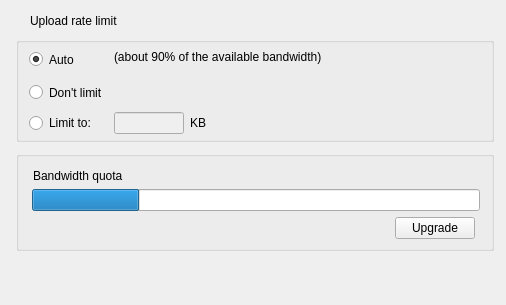
     <widget class="QWidget" name="pBandwidth">
      <layout class="QVBoxLayout" name="verticalLayout_10">
       <property name="spacing">
        <number>9</number>
       </property>
       <property name="leftMargin">
        <number>16</number>
       </property>
       <property name="topMargin">
        <number>14</number>
       </property>
       <property name="rightMargin">
        <number>12</number>
       </property>
       <property name="bottomMargin">
        <number>14</number>
       </property>
       <item>
        <widget class="QLabel" name="label_10">
         <property name="styleSheet">
          <string notr="true">padding-left: 11px;
</string>
         </property>
         <property name="text">
          <string>Upload rate limit</string>
         </property>
        </widget>
       </item>
       <item>
        <widget class="QGroupBox" name="gBandwidth">
         <property name="sizePolicy">
          <sizepolicy hsizetype="Preferred" vsizetype="Maximum">
           <horstretch>0</horstretch>
           <verstretch>0</verstretch>
          </sizepolicy>
         </property>
         <property name="minimumSize">
          <size>
           <width>0</width>
           <height>0</height>
          </size>
         </property>
         <property name="title">
          <string/>
         </property>
         <property name="flat">
          <bool>true</bool>
         </property>
         <layout class="QFormLayout" name="formLayout">
          <property name="fieldGrowthPolicy">
           <enum>QFormLayout::FieldsStayAtSizeHint</enum>
          </property>
          <property name="rowWrapPolicy">
           <enum>QFormLayout::DontWrapRows</enum>
          </property>
          <property name="labelAlignment">
           <set>Qt::AlignLeading|Qt::AlignLeft|Qt::AlignVCenter</set>
          </property>
          <property name="formAlignment">
           <set>Qt::AlignLeading|Qt::AlignLeft|Qt::AlignTop</set>
          </property>
          <property name="horizontalSpacing">
           <number>6</number>
          </property>
          <property name="verticalSpacing">
           <number>6</number>
          </property>
          <property name="leftMargin">
           <number>10</number>
          </property>
          <property name="topMargin">
           <number>3</number>
          </property>
          <property name="bottomMargin">
           <number>5</number>
          </property>
          <item row="1" column="0">
           <widget class="QRadioButton" name="rAutoLimit">
            <property name="sizePolicy">
             <sizepolicy hsizetype="Minimum" vsizetype="Preferred">
              <horstretch>0</horstretch>
              <verstretch>0</verstretch>
             </sizepolicy>
            </property>
            <property name="minimumSize">
             <size>
              <width>0</width>
              <height>27</height>
             </size>
            </property>
            <property name="maximumSize">
             <size>
              <width>16777215</width>
              <height>27</height>
             </size>
            </property>
            <property name="focusPolicy">
             <enum>Qt::NoFocus</enum>
            </property>
            <property name="styleSheet">
             <string notr="true"/>
            </property>
            <property name="text">
             <string>Auto</string>
            </property>
            <property name="checked">
             <bool>true</bool>
            </property>
           </widget>
          </item>
          <item row="1" column="1">
           <widget class="QLabel" name="lAutoLimit">
            <property name="sizePolicy">
             <sizepolicy hsizetype="Preferred" vsizetype="Maximum">
              <horstretch>0</horstretch>
              <verstretch>0</verstretch>
             </sizepolicy>
            </property>
            <property name="minimumSize">
             <size>
              <width>0</width>
              <height>21</height>
             </size>
            </property>
            <property name="maximumSize">
             <size>
              <width>16777215</width>
              <height>20</height>
             </size>
            </property>
            <property name="styleSheet">
             <string notr="true">padding-bottom: -2px;</string>
            </property>
            <property name="text">
             <string>(about 90% of the available bandwidth)</string>
            </property>
           </widget>
          </item>
          <item row="2" column="0">
           <widget class="QRadioButton" name="rNoLimit">
            <property name="sizePolicy">
             <sizepolicy hsizetype="Minimum" vsizetype="Preferred">
              <horstretch>0</horstretch>
              <verstretch>0</verstretch>
             </sizepolicy>
            </property>
            <property name="minimumSize">
             <size>
              <width>0</width>
              <height>27</height>
             </size>
            </property>
            <property name="maximumSize">
             <size>
              <width>16777215</width>
              <height>27</height>
             </size>
            </property>
            <property name="focusPolicy">
             <enum>Qt::NoFocus</enum>
            </property>
            <property name="text">
             <string>Don't limit</string>
            </property>
            <property name="checked">
             <bool>false</bool>
            </property>
           </widget>
          </item>
          <item row="3" column="0">
           <widget class="QRadioButton" name="rLimit">
            <property name="sizePolicy">
             <sizepolicy hsizetype="Minimum" vsizetype="Preferred">
              <horstretch>0</horstretch>
              <verstretch>0</verstretch>
             </sizepolicy>
            </property>
            <property name="focusPolicy">
             <enum>Qt::NoFocus</enum>
            </property>
            <property name="text">
             <string>Limit to:</string>
            </property>
           </widget>
          </item>
          <item row="3" column="1">
           <widget class="QWidget" name="wUploadLimit" native="true">
            <property name="minimumSize">
             <size>
              <width>0</width>
              <height>21</height>
             </size>
            </property>
            <layout class="QHBoxLayout" name="horizontalLayout_7">
             <property name="margin">
              <number>0</number>
             </property>
             <item>
              <widget class="QLineEdit" name="eLimit">
               <property name="enabled">
                <bool>false</bool>
               </property>
               <property name="sizePolicy">
                <sizepolicy hsizetype="Expanding" vsizetype="Preferred">
                 <horstretch>0</horstretch>
                 <verstretch>0</verstretch>
                </sizepolicy>
               </property>
               <property name="minimumSize">
                <size>
                 <width>0</width>
                 <height>0</height>
                </size>
               </property>
               <property name="maximumSize">
                <size>
                 <width>70</width>
                 <height>16777215</height>
                </size>
               </property>
               <property name="layoutDirection">
                <enum>Qt::LeftToRight</enum>
               </property>
               <property name="text">
                <string/>
               </property>
               <property name="frame">
                <bool>true</bool>
               </property>
               <property name="alignment">
                <set>Qt::AlignRight|Qt::AlignTrailing|Qt::AlignVCenter</set>
               </property>
              </widget>
             </item>
             <item>
              <widget class="QLabel" name="lLimit">
               <property name="sizePolicy">
                <sizepolicy hsizetype="Preferred" vsizetype="Maximum">
                 <horstretch>0</horstretch>
                 <verstretch>0</verstretch>
                </sizepolicy>
               </property>
               <property name="minimumSize">
                <size>
                 <width>20</width>
                 <height>0</height>
                </size>
               </property>
               <property name="text">
                <string>KB</string>
               </property>
              </widget>
             </item>
             <item>
              <spacer name="hUploadLimit">
               <property name="orientation">
                <enum>Qt::Horizontal</enum>
               </property>
               <property name="sizeHint" stdset="0">
                <size>
                 <width>40</width>
                 <height>0</height>
                </size>
               </property>
              </spacer>
             </item>
            </layout>
           </widget>
          </item>
         </layout>
        </widget>
       </item>
       <item>
        <widget class="QGroupBox" name="gBandwidthQuota">
         <property name="title">
          <string/>
         </property>
         <property name="flat">
          <bool>true</bool>
         </property>
         <layout class="QVBoxLayout" name="verticalLayout">
          <property name="spacing">
           <number>6</number>
          </property>
          <property name="leftMargin">
           <number>13</number>
          </property>
          <property name="topMargin">
           <number>12</number>
          </property>
          <property name="rightMargin">
           <number>11</number>
          </property>
          <item>
           <widget class="QLabel" name="label_9">
            <property name="styleSheet">
             <string notr="true"/>
            </property>
            <property name="text">
             <string>Bandwidth quota</string>
            </property>
            <property name="margin">
             <number>0</number>
            </property>
            <property name="indent">
             <number>1</number>
            </property>
           </widget>
          </item>
          <item>
           <widget class="QProgressBar" name="pUsedBandwidth">
            <property name="minimumSize">
             <size>
              <width>448</width>
              <height>0</height>
             </size>
            </property>
            <property name="maximumSize">
             <size>
              <width>448</width>
              <height>16777215</height>
             </size>
            </property>
            <property name="value">
             <number>24</number>
            </property>
            <property name="textVisible">
             <bool>false</bool>
            </property>
           </widget>
          </item>
          <item>
           <layout class="QHBoxLayout" name="horizontalLayout">
            <property name="spacing">
             <number>6</number>
            </property>
            <property name="rightMargin">
             <number>5</number>
            </property>
            <item>
             <spacer name="horizontalSpacer_2">
              <property name="orientation">
               <enum>Qt::Horizontal</enum>
              </property>
              <property name="sizeHint" stdset="0">
               <size>
                <width>40</width>
                <height>10</height>
               </size>
              </property>
             </spacer>
            </item>
            <item>
             <widget class="QLabel" name="lBandwidth">
              <property name="text">
               <string/>
              </property>
             </widget>
            </item>
            <item>
             <widget class="QPushButton" name="bUpgradeBandwidth">
              <property name="minimumSize">
               <size>
                <width>0</width>
                <height>0</height>
               </size>
              </property>
              <property name="focusPolicy">
               <enum>Qt::NoFocus</enum>
              </property>
              <property name="text">
               <string>Upgrade</string>
              </property>
              <property name="autoDefault">
               <bool>false</bool>
              </property>
             </widget>
            </item>
           </layout>
          </item>
         </layout>
        </widget>
       </item>
       <item>
        <spacer name="verticalSpacer">
         <property name="orientation">
          <enum>Qt::Vertical</enum>
         </property>
         <property name="sizeHint" stdset="0">
          <size>
           <width>20</width>
           <height>40</height>
          </size>
         </property>
        </spacer>
       </item>
      </layout>
     </widget>
